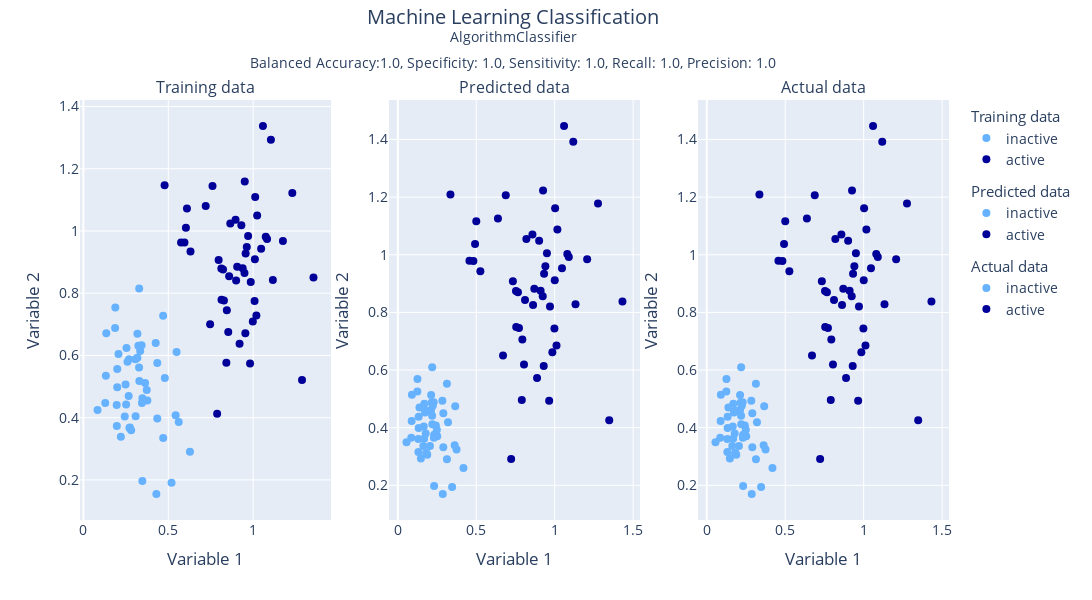

Here is the notebook cell this chart was saved with:
### Code cell
#https://stackoverflow.com/questions/67162389/scatter-plot-markers-different-colors-based-on-value
#https://stackoverflow.com/questions/56871095/plotly-how-to-customize-legend
import plotly.graph_objects as go
from plotly.subplots import make_subplots
from plotly import offline

fig = make_subplots(rows=1, cols=3, subplot_titles=("Training data", "Predicted data", "Actual data"))

color = {'active': 'rgb(0,0,153)',
         'inactive': 'rgb(102,178,255)'} # change colors

#First graph (training data)
dataOne = X_train.merge(Y_train, how='inner', on='name')
for lbl in dataOne['bioactivity_class'].unique():
    datap = dataOne[dataOne['bioactivity_class']==lbl]
    fig.add_trace(go.Scatter(x=datap['variable_1'], y=datap['variable_2'], mode='markers', #change variables column
                             name=lbl,
                             marker = dict(color=color[lbl], size = 8),
                             legendgroup="group1", legendgrouptitle_text = 'Training data',
                             hovertext=datap['name'], hoverlabel=dict(namelength=0), hovertemplate = '%{hovertext}<br>pKi value %{x}'), #change hover settings
                             row=1, col=1)
    fig.update_xaxes(title_text='Variable 1')
    fig.update_yaxes(title_text='Variable 2')

#Second graph (predicted data)
####This comment section will help if the data is spread in two dataframes with different indexes#####
# a = X_test_fold['name']
# b=pd.DataFrame(pred_y, columns=['bioactivity_class'], index=None)
# c= pd.concat([a, b], axis=1)
# dataTwo = c.merge(X_test_fold, how='inner', on='name')
######################################################################################################
dataTwo = X_test.merge(pred_y, how='inner', on='name')
for lbl in dataTwo['bioactivity_class'].unique():
    datap = dataTwo[dataTwo['bioactivity_class']==lbl]
    fig.add_trace(go.Scatter(x=datap['variable_1'], y=datap['variable_2'], mode='markers',
                             name=lbl,
                             marker = dict(color=color[lbl], size = 8),
                             legendgroup="group2", legendgrouptitle_text = 'Predicted data',
                             hovertext=datap['name'], hoverlabel=dict(namelength=0), hovertemplate = '%{hovertext}<br>pKi value %{x}'), 
                             row=1, col=2)
    fig.update_xaxes(title_text='Variable 1')
    fig.update_yaxes(title_text='Variable 2')                            

#Third graph (actual data)
dataThree= X_test.merge(Y_test, how='inner', on='name')
for lbl in dataThree['bioactivity_class'].unique():
    datap = dataThree[dataThree['bioactivity_class']==lbl]
    fig.add_trace(go.Scatter(x=datap['variable_1'], y=datap['variable_2'], mode='markers',
                             name=lbl,
                             marker = dict(color=color[lbl], size = 8),
                             legendgroup="group3", legendgrouptitle_text = 'Actual data',
                             hovertext=datap['name'], hoverlabel=dict(namelength=0), hovertemplate = '%{hovertext}<br>pKi value %{x}'), 
                             row=1, col=3)
    fig.update_xaxes(title_text='Variable 1')
    fig.update_yaxes(title_text='Variable 2') 

fig.update_layout(autosize=False, width=1500, height=600,
                title={
                'text': "Machine Learning Classification<br><sup>AlgorithmClassifier</sup><br><sup>Balanced Accuracy:1.0, Specificity: 1.0, Sensitivity: 1.0, Recall: 1.0, Precision: 1.0</sup>", # change scores results and algorithmn
                'y':0.96,
                'x':0.47,
                'xanchor': 'center',
                'yanchor': 'top'},
                font=dict(size=14))
offline.plot(fig,filename="mlclassification.html") # change filename
fig.show()

### Figure 1 — Plotly figure (JSON) as saved in the notebook; plotly's stock layout.template omitted (floating-point values rounded to 4 significant figures)
{"data": [{"hoverlabel": {"namelength": 0}, "hovertemplate": "%{hovertext}<br>pKi value %{x}", "hovertext": [5925, 1412, 8355, 3909, 255, 7487, 2850, 7321, 3766, 6135, 3227, 9941, 2677, 2322, 816, 7219, 9349, 4628, 7162, 7293, 4000, 8278, 9134, 2603, 4888, 2941, 6647, 4563, 5650, 2244, 7719, 8434, 6099, 7016, 6881, 6328, 3134, 3002, 3908, 7541, 1744, 7398, 6815, 68, 4157, 5652, 9283, 5392, 5447, 9060], "legendgroup": "group1", "legendgrouptitle": {"text": "Training data"}, "marker": {"color": "rgb(102,178,255)", "size": 8}, "mode": "markers", "name": "inactive", "type": "scatter", "x": [0.2208, 0.3183, 0.3063, 0.2712, 0.6278, 0.1963, 0.3769, 0.5617, 0.2541, 0.318, 0.3479, 0.2816, 0.345, 0.549, 0.4798, 0.1994, 0.3635, 0.5193, 0.328, 0.1349, 0.4697, 0.1993, 0.4351, 0.3345, 0.3286, 0.2484, 0.2741, 0.1868, 0.2667, 0.3428, 0.4701, 0.2687, 0.1324, 0.324, 0.5437, 0.207, 0.3733, 0.08338, 0.2598, 0.2516, 0.3076, 0.4352, 0.3473, 0.1969, 0.1879, 0.1286, 0.3297, 0.4258, 0.4298, 0.2437], "xaxis": "x", "y": [0.3391, 0.6694, 0.5874, 0.3669, 0.2905, 0.4405, 0.4553, 0.3858, 0.6242, 0.5926, 0.4626, 0.3596, 0.4472, 0.6113, 0.5278, 0.5566, 0.5116, 0.191, 0.5615, 0.6717, 0.728, 0.4981, 0.3974, 0.6143, 0.815, 0.5065, 0.3683, 0.6879, 0.4699, 0.6328, 0.335, 0.588, 0.5352, 0.6314, 0.4082, 0.6047, 0.4887, 0.4243, 0.5796, 0.4424, 0.4045, 0.5754, 0.1967, 0.3732, 0.7539, 0.4476, 0.5179, 0.6397, 0.1548, 0.4042], "yaxis": "y"}, {"hoverlabel": {"namelength": 0}, "hovertemplate": "%{hovertext}<br>pKi value %{x}", "hovertext": [4908, 5026, 4562, 5551, 8973, 7209, 3852, 3756, 9061, 9247, 500, 8525, 7769, 3408, 7347, 8711, 943, 2459, 100, 7208, 7736, 3090, 4319, 8528, 5134, 4686, 2076, 495, 7548, 9115, 9836, 9207, 3671, 5400, 6120, 3792, 1908, 4041, 137, 877, 5983, 2005, 6721, 9550, 8523, 565, 8584, 7215, 2206, 5546], "legendgroup": "group1", "legendgrouptitle": {"text": "Training data"}, "marker": {"color": "rgb(0,0,153)", "size": 8}, "mode": "markers", "name": "active", "type": "scatter", "x": [0.8279, 0.9541, 0.8138, 1.288, 1.009, 0.7968, 0.8998, 1.082, 0.8535, 0.8587, 0.8965, 0.9506, 1.01, 0.5955, 0.949, 0.9559, 0.8656, 0.604, 0.5754, 0.9201, 1.019, 0.9981, 0.8451, 1.058, 0.6101, 0.9307, 0.9383, 1.024, 0.9818, 0.7466, 0.4784, 1.047, 0.9705, 1.074, 1.105, 1.356, 1.116, 1.012, 0.7606, 0.631, 1.231, 0.8127, 0.7206, 1.176, 0.9061, 0.9626, 0.8423, 0.788, 0.8227, 0.986], "xaxis": "x", "y": [0.7765, 0.6711, 0.7792, 0.5207, 0.7753, 0.9065, 0.8407, 0.9739, 0.6756, 0.8547, 1.037, 1.159, 0.9093, 0.9627, 0.8651, 0.9275, 1.024, 1.01, 0.963, 0.6375, 0.7281, 0.7093, 0.745, 1.337, 1.073, 1.019, 0.88, 1.05, 0.5745, 0.7006, 1.147, 0.9427, 0.9841, 0.9818, 1.293, 0.8503, 0.8425, 1.109, 1.145, 0.9339, 1.122, 0.8797, 1.08, 0.9676, 0.8854, 0.9481, 0.5768, 0.413, 0.8762, 0.836], "yaxis": "y"}, {"hoverlabel": {"namelength": 0}, "hovertemplate": "%{hovertext}<br>pKi value %{x}", "hovertext": [3728, 9624, 5802, 4949, 1909, 6806, 2868, 5073, 9775, 4711, 6395, 1414, 2690, 360, 4536, 3132, 3133, 8216, 6411, 5971, 1453, 3011, 5771, 5280, 5036, 5865, 2846, 5504, 3008, 8174, 1308, 6037, 7488, 7390, 8364, 1895, 8309, 3399, 5597, 7974, 3452, 3881, 2642, 9960, 5780, 2702, 739, 7314, 3650, 3432], "legendgroup": "group2", "legendgrouptitle": {"text": "Predicted data"}, "marker": {"color": "rgb(102,178,255)", "size": 8}, "mode": "markers", "name": "inactive", "type": "scatter", "x": [0.1472, 0.2122, 0.2042, 0.1808, 0.4186, 0.1308, 0.2513, 0.3745, 0.1694, 0.212, 0.2319, 0.1877, 0.23, 0.366, 0.3199, 0.1329, 0.2423, 0.3462, 0.2187, 0.08994, 0.3132, 0.1329, 0.2901, 0.223, 0.2191, 0.1656, 0.1828, 0.1246, 0.1778, 0.2286, 0.3134, 0.1791, 0.08827, 0.216, 0.3624, 0.138, 0.2489, 0.05559, 0.1732, 0.1678, 0.2051, 0.2902, 0.2316, 0.1313, 0.1253, 0.08575, 0.2198, 0.2839, 0.2865, 0.1625], "xaxis": "x2", "y": [0.2927, 0.5129, 0.4583, 0.3112, 0.2604, 0.3603, 0.3702, 0.3239, 0.4828, 0.4617, 0.3751, 0.3064, 0.3648, 0.4742, 0.4185, 0.4378, 0.4077, 0.194, 0.441, 0.5145, 0.552, 0.3987, 0.3316, 0.4762, 0.61, 0.4044, 0.3122, 0.5253, 0.3799, 0.4885, 0.29, 0.4587, 0.4234, 0.4876, 0.3388, 0.4698, 0.3924, 0.3496, 0.453, 0.3616, 0.3363, 0.4502, 0.1978, 0.3155, 0.5692, 0.3651, 0.4119, 0.4931, 0.1698, 0.3361], "yaxis": "y2"}, {"hoverlabel": {"namelength": 0}, "hovertemplate": "%{hovertext}<br>pKi value %{x}", "hovertext": [3917, 8879, 5411, 8138, 8108, 3732, 295, 2158, 3288, 9936, 3853, 5123, 1059, 1883, 4229, 7030, 5387, 5542, 3130, 3907, 718, 6345, 7324, 3166, 9073, 348, 3136, 2799, 6317, 7754, 9862, 3303, 1529, 1500, 3024, 6080, 6235, 8228, 653, 5348, 7961, 1457, 131, 7138, 7371, 8188, 645, 5876, 9197, 8179], "legendgroup": "group2", "legendgrouptitle": {"text": "Predicted data"}, "marker": {"color": "rgb(0,0,153)", "size": 8}, "mode": "markers", "name": "active", "type": "scatter", "x": [0.7724, 0.9301, 0.7548, 1.348, 0.9982, 0.7334, 0.8622, 1.09, 0.8044, 0.8109, 0.8581, 0.9258, 1.0, 0.4819, 0.9238, 0.9324, 0.8195, 0.4925, 0.4567, 0.8876, 1.012, 0.9851, 0.7938, 1.06, 0.5002, 0.9009, 0.9103, 1.017, 0.9648, 0.6707, 0.3355, 1.047, 0.9506, 1.08, 1.118, 1.432, 1.133, 1.003, 0.6882, 0.5263, 1.276, 0.7534, 0.6383, 1.207, 0.8702, 0.9407, 0.7903, 0.7225, 0.7659, 0.97], "xaxis": "x2", "y": [0.7457, 0.6139, 0.749, 0.4259, 0.7441, 0.9082, 0.8258, 0.9924, 0.6195, 0.8434, 1.071, 1.223, 0.9116, 0.9784, 0.8563, 0.9344, 1.055, 1.038, 0.9788, 0.5719, 0.6851, 0.6616, 0.7062, 1.447, 1.116, 1.048, 0.875, 1.088, 0.4931, 0.6507, 1.209, 0.9534, 1.005, 1.002, 1.392, 0.8378, 0.8282, 1.161, 1.206, 0.9423, 1.178, 0.8746, 1.125, 0.9845, 0.8817, 0.9602, 0.4961, 0.2913, 0.8702, 0.82], "yaxis": "y2"}, {"hoverlabel": {"namelength": 0}, "hovertemplate": "%{hovertext}<br>pKi value %{x}", "hovertext": [3728, 9624, 5802, 4949, 1909, 6806, 2868, 5073, 9775, 4711, 6395, 1414, 2690, 360, 4536, 3132, 3133, 8216, 6411, 5971, 1453, 3011, 5771, 5280, 5036, 5865, 2846, 5504, 3008, 8174, 1308, 6037, 7488, 7390, 8364, 1895, 8309, 3399, 5597, 7974, 3452, 3881, 2642, 9960, 5780, 2702, 739, 7314, 3650, 3432], "legendgroup": "group3", "legendgrouptitle": {"text": "Actual data"}, "marker": {"color": "rgb(102,178,255)", "size": 8}, "mode": "markers", "name": "inactive", "type": "scatter", "x": [0.1472, 0.2122, 0.2042, 0.1808, 0.4186, 0.1308, 0.2513, 0.3745, 0.1694, 0.212, 0.2319, 0.1877, 0.23, 0.366, 0.3199, 0.1329, 0.2423, 0.3462, 0.2187, 0.08994, 0.3132, 0.1329, 0.2901, 0.223, 0.2191, 0.1656, 0.1828, 0.1246, 0.1778, 0.2286, 0.3134, 0.1791, 0.08827, 0.216, 0.3624, 0.138, 0.2489, 0.05559, 0.1732, 0.1678, 0.2051, 0.2902, 0.2316, 0.1313, 0.1253, 0.08575, 0.2198, 0.2839, 0.2865, 0.1625], "xaxis": "x3", "y": [0.2927, 0.5129, 0.4583, 0.3112, 0.2604, 0.3603, 0.3702, 0.3239, 0.4828, 0.4617, 0.3751, 0.3064, 0.3648, 0.4742, 0.4185, 0.4378, 0.4077, 0.194, 0.441, 0.5145, 0.552, 0.3987, 0.3316, 0.4762, 0.61, 0.4044, 0.3122, 0.5253, 0.3799, 0.4885, 0.29, 0.4587, 0.4234, 0.4876, 0.3388, 0.4698, 0.3924, 0.3496, 0.453, 0.3616, 0.3363, 0.4502, 0.1978, 0.3155, 0.5692, 0.3651, 0.4119, 0.4931, 0.1698, 0.3361], "yaxis": "y3"}, {"hoverlabel": {"namelength": 0}, "hovertemplate": "%{hovertext}<br>pKi value %{x}", "hovertext": [3917, 8879, 5411, 8138, 8108, 3732, 295, 2158, 3288, 9936, 3853, 5123, 1059, 1883, 4229, 7030, 5387, 5542, 3130, 3907, 718, 6345, 7324, 3166, 9073, 348, 3136, 2799, 6317, 7754, 9862, 3303, 1529, 1500, 3024, 6080, 6235, 8228, 653, 5348, 7961, 1457, 131, 7138, 7371, 8188, 645, 5876, 9197, 8179], "legendgroup": "group3", "legendgrouptitle": {"text": "Actual data"}, "marker": {"color": "rgb(0,0,153)", "size": 8}, "mode": "markers", "name": "active", "type": "scatter", "x": [0.7724, 0.9301, 0.7548, 1.348, 0.9982, 0.7334, 0.8622, 1.09, 0.8044, 0.8109, 0.8581, 0.9258, 1.0, 0.4819, 0.9238, 0.9324, 0.8195, 0.4925, 0.4567, 0.8876, 1.012, 0.9851, 0.7938, 1.06, 0.5002, 0.9009, 0.9103, 1.017, 0.9648, 0.6707, 0.3355, 1.047, 0.9506, 1.08, 1.118, 1.432, 1.133, 1.003, 0.6882, 0.5263, 1.276, 0.7534, 0.6383, 1.207, 0.8702, 0.9407, 0.7903, 0.7225, 0.7659, 0.97], "xaxis": "x3", "y": [0.7457, 0.6139, 0.749, 0.4259, 0.7441, 0.9082, 0.8258, 0.9924, 0.6195, 0.8434, 1.071, 1.223, 0.9116, 0.9784, 0.8563, 0.9344, 1.055, 1.038, 0.9788, 0.5719, 0.6851, 0.6616, 0.7062, 1.447, 1.116, 1.048, 0.875, 1.088, 0.4931, 0.6507, 1.209, 0.9534, 1.005, 1.002, 1.392, 0.8378, 0.8282, 1.161, 1.206, 0.9423, 1.178, 0.8746, 1.125, 0.9845, 0.8817, 0.9602, 0.4961, 0.2913, 0.8702, 0.82], "yaxis": "y3"}], "layout": {"annotations": [{"font": {"size": 16}, "showarrow": false, "text": "Training data", "x": 0.1444, "xanchor": "center", "xref": "paper", "y": 1, "yanchor": "bottom", "yref": "paper"}, {"font": {"size": 16}, "showarrow": false, "text": "Predicted data", "x": 0.5, "xanchor": "center", "xref": "paper", "y": 1, "yanchor": "bottom", "yref": "paper"}, {"font": {"size": 16}, "showarrow": false, "text": "Actual data", "x": 0.8556, "xanchor": "center", "xref": "paper", "y": 1, "yanchor": "bottom", "yref": "paper"}], "autosize": false, "font": {"size": 14}, "height": 600, "title": {"text": "Machine Learning Classification<br><sup>AlgorithmClassifier</sup><br><sup>Balanced Accuracy:1.0, Specificity: 1.0, Sensitivity: 1.0, Recall: 1.0, Precision: 1.0</sup>", "x": 0.47, "xanchor": "center", "y": 0.96, "yanchor": "top"}, "width": 1500, "xaxis": {"anchor": "y", "domain": [0, 0.2889], "title": {"text": "Variable 1"}}, "xaxis2": {"anchor": "y2", "domain": [0.3556, 0.6444], "title": {"text": "Variable 1"}}, "xaxis3": {"anchor": "y3", "domain": [0.7111, 1], "title": {"text": "Variable 1"}}, "yaxis": {"anchor": "x", "domain": [0, 1], "title": {"text": "Variable 2"}}, "yaxis2": {"anchor": "x2", "domain": [0, 1], "title": {"text": "Variable 2"}}, "yaxis3": {"anchor": "x3", "domain": [0, 1], "title": {"text": "Variable 2"}}}}
